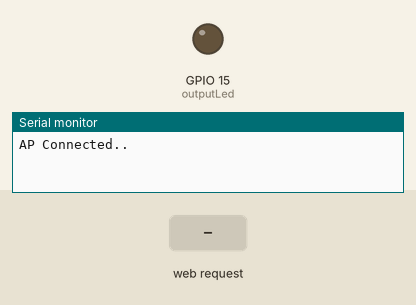
Simulated run of this sketch. Board: ESP8266 (Wemos D1 mini). Parts: output pins drawn as LEDs (lit = HIGH), the last lines printed to the serial monitor. The test bench sets the inputs (shaded band). WiFi joins after 1.5 s; servers stay silent unless stated.

Above: at 2.7 s.
2.8 s: HTTP request GET /led/on received
At 4.0 s:
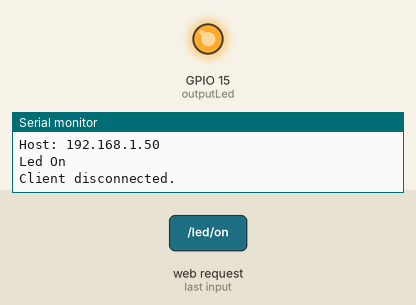
4.3 s: HTTP request GET /led/off received
At 5.2 s:
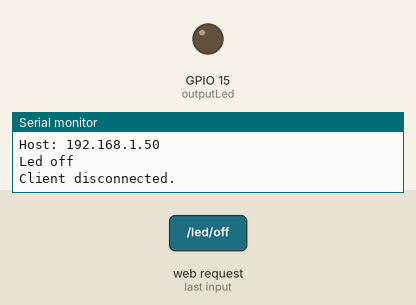
Timing chart, 0 to 7.3 s (numbered marks = the images above; inputs shaded):
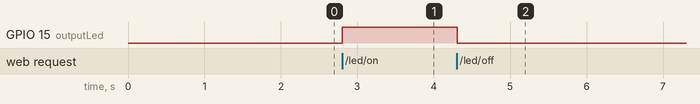

The sketch:

Wemos-D1-Mini-WiFiManager-Control-Led.ino
```cpp
#include <WiFiManager.h>
#include <ESP8266WebServer.h>
#include <DNSServer.h>
#include <ESP8266WiFi.h>

//set port
const int port = 80;
WiFiServer server(port);

//Variable to store the HTTP request
String header;

//led state
String outputLedState = "off";
//assign led in gpio board
const int outputLed = 15; //Pin D8

void setup(){
  Serial.begin(115200);
  //initialize pinmode
  pinMode(outputLed, OUTPUT);
  digitalWrite(outputLed, LOW);

  WiFiManager wifiManager;
  wifiManager.autoConnect("AutoConnectAP");

  Serial.println("AP Connected..");
  server.begin();

}

void loop(){
  WiFiClient client = server.available();   // Listen for incoming clients

  if (client) {                             // If a new client connects,
    Serial.println("New Client.");          // print a message out in the serial port
    String currentLine = "";                // make a String to hold incoming data from the client
    while (client.connected()) {            // loop while the client's connected
      if (client.available()) {             // if there's bytes to read from the client,
        char c = client.read();             // read a byte, then
        Serial.write(c);                    // print it out the serial monitor
        header += c;
        if (c == '\n') {                    // if the byte is a newline character
          // if the current line is blank, you got two newline characters in a row.
          // that's the end of the client HTTP request, so send a response:
          if (currentLine.length() == 0) {
            // HTTP headers always start with a response code (e.g. HTTP/1.1 200 OK)
            // and a content-type so the client knows what's coming, then a blank line:
            client.println("HTTP/1.1 200 OK");
            client.println("Content-type:text/html");
            client.println("Connection: close");
            client.println();

            // turns the GPIOs on and off
            if (header.indexOf("GET /led/on") >= 0) {
              Serial.println("Led On");
              outputLedState = "on";
              digitalWrite(outputLed, HIGH);
            } else if (header.indexOf("GET /led/off") >= 0) {
              Serial.println("Led off");
              outputLedState = "off";
              digitalWrite(outputLed, LOW);
            }
            // Display the HTML web page
            client.println("<!DOCTYPE html><html>");
            client.println("<head><meta name=\"viewport\" content=\"width=device-width, initial-scale=1\">");
            client.println("<link rel=\"icon\" href=\"data:,\">");
            // CSS to style the on/off buttons
            // Feel free to change the background-color and font-size attributes to fit your preferences
            client.println("<style>html { font-family: Helvetica; display: inline-block; margin: 0px auto; text-align: center;}");
            client.println(".button { background-color: #195B6A; border: none; color: white; padding: 16px 40px;");
            client.println("text-decoration: none; font-size: 30px; margin: 2px; cursor: pointer;}");
            client.println(".button2 {background-color: #77878A;}</style></head>");

            // Web Page Heading
            client.println("<body><h1>ESP8266 Web Server</h1>");

            // Display current state, and ON/OFF buttons for GPIO 5
            client.println("<p>LED - State " + outputLedState + "</p>");
            // If the output5State is off, it displays the ON button
            if (outputLedState=="off") {
              client.println("<p><a href=\"/led/on\"><button class=\"button\">ON</button></a></p>");
            } else {
              client.println("<p><a href=\"/led/off\"><button class=\"button button2\">OFF</button></a></p>");
            }

            client.println("</body></html>");

            // The HTTP response ends with another blank line
            client.println();
            // Break out of the while loop
            break;
          } else { // if you got a newline, then clear currentLine
            currentLine = "";
          }
        } else if (c != '\r') {  // if you got anything else but a carriage return character,
          currentLine += c;      // add it to the end of the currentLine
        }
      }
    }
    // Clear the header variable
    header = "";
    // Close the connection
    client.stop();
    Serial.println("Client disconnected.");
    Serial.println("");
  }
}
```

Measured:
- after the input at 2.8 s, GPIO 15 (outputLed): LOW → HIGH at once
- after the input at 4.3 s, GPIO 15 (outputLed): HIGH → LOW at once
